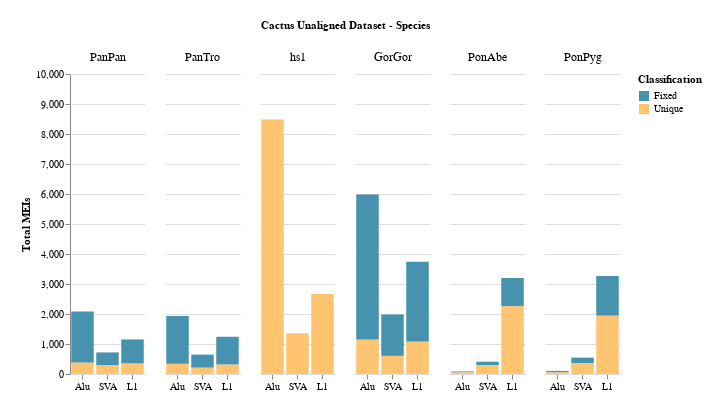

Here is the notebook cell this chart was saved with:
### Code cell
alt.Chart(tempDF2).mark_bar().encode(

    # tell Altair which field to group columns on
    x=alt.X('Element:N', title=None, sort=sorter2, axis=alt.Axis(labelAngle=0)),

    # tell Altair which field to use as Y values and how to calculate
    y=alt.Y('sum(Count):Q',
        axis=alt.Axis(
            grid=True,
            title='Total MEIs', titleFont='Arial')).scale(domain=(0, 10000)),

    # tell Altair which field to use to use as the set of columns to be  represented in each group
    column=alt.Column('Species:N',title='Cactus Unaligned Dataset - Species', sort=sorter),

    # tell Altair which field to use for color segmentation 
    color=alt.Color('Classification:N',
            scale=alt.Scale(
                # make it look pretty with an enjoyable color pallet
                range=['#4793AF', '#FFC470'],
            ),
        ))\
    .configure_view(
        # remove grid lines around column clusters
        strokeOpacity=0  
    
    
    ).properties(
    padding={"left": 20, "top": 20, "right": 20, "bottom": 20}
).properties(width=75, height=300).configure_header(
    # Configure header options
    labelFontSize=12  # Adjust the font size for column title
)

### Figure 1 — Vega-Lite specification as saved in the notebook (floating-point values rounded to 4 significant figures)
{"config": {"view": {"continuousWidth": 300, "continuousHeight": 300, "strokeOpacity": 0}, "header": {"labelFontSize": 12}}, "data": {"name": "data-ec1d9dc7766b7a7505f9f4a746a139df"}, "mark": {"type": "bar"}, "encoding": {"color": {"field": "Classification", "scale": {"range": ["#4793AF", "#FFC470"]}, "type": "nominal"}, "column": {"field": "Species", "sort": ["PanPan", "PanTro", "hs1", "GorGor", "PonAbe", "PonPyg", "SymSyn"], "title": "Cactus Unaligned Dataset - Species", "type": "nominal"}, "x": {"axis": {"labelAngle": 0}, "field": "Element", "sort": ["Alu", "SVA", "L1"], "title": null, "type": "nominal"}, "y": {"aggregate": "sum", "axis": {"grid": true, "title": "Total MEIs", "titleFont": "Arial"}, "field": "Count", "scale": {"domain": [0, 10000]}, "type": "quantitative"}}, "height": 300, "padding": {"left": 20, "top": 20, "right": 20, "bottom": 20}, "width": 75, "$schema": "https://vega.github.io/schema/vega-lite/v5.17.0.json", "datasets": {"data-ec1d9dc7766b7a7505f9f4a746a139df": [{"Species": "PanPan", "Element": "SVA", "Count": 433, "Classification": "Fixed", "Reference": "Cactus"}, {"Species": "PanPan", "Element": "SVA", "Count": 286, "Classification": "Unique", "Reference": "Cactus"}, {"Species": "PanPan", "Element": "L1", "Count": 804, "Classification": "Fixed", "Reference": "Cactus"}, {"Species": "PanPan", "Element": "L1", "Count": 347, "Classification": "Unique", "Reference": "Cactus"}, {"Species": "PanPan", "Element": "Alu", "Count": 1708, "Classification": "Fixed", "Reference": "Cactus"}, {"Species": "PanPan", "Element": "Alu", "Count": 379, "Classification": "Unique", "Reference": "Cactus"}, {"Species": "PanTro", "Element": "SVA", "Count": 212, "Classification": "Unique", "Reference": "Cactus"}, {"Species": "PanTro", "Element": "SVA", "Count": 434, "Classification": "Fixed", "Reference": "Cactus"}, {"Species": "PanTro", "Element": "Alu", "Count": 345, "Classification": "Unique", "Reference": "Cactus"}, {"Species": "PanTro", "Element": "Alu", "Count": 1586, "Classification": "Fixed", "Reference": "Cactus"}, {"Species": "PanTro", "Element": "L1", "Count": 319, "Classification": "Unique", "Reference": "Cactus"}, {"Species": "PanTro", "Element": "L1", "Count": 922, "Classification": "Fixed", "Reference": "Cactus"}, {"Species": "hs1", "Element": "SVA", "Count": 1358, "Classification": "Unique", "Reference": "Cactus"}, {"Species": "hs1", "Element": "Alu", "Count": 8481, "Classification": "Unique", "Reference": "Cactus"}, {"Species": "hs1", "Element": "Alu", "Count": 0, "Classification": "Fixed", "Reference": "Cactus"}, {"Species": "hs1", "Element": "L1", "Count": 2664, "Classification": "Unique", "Reference": "Cactus"}, {"Species": "hs1", "Element": "L1", "Count": 0, "Classification": "Fixed", "Reference": "Cactus"}, {"Species": "hs1", "Element": "SVA", "Count": 0, "Classification": "Fixed", "Reference": "Cactus"}, {"Species": "GorGor", "Element": "SVA", "Count": 605, "Classification": "Unique", "Reference": "Cactus"}, {"Species": "GorGor", "Element": "L1", "Count": 2667, "Classification": "Fixed", "Reference": "Cactus"}, {"Species": "GorGor", "Element": "L1", "Count": 1076, "Classification": "Unique", "Reference": "Cactus"}, {"Species": "GorGor", "Element": "Alu", "Count": 4841, "Classification": "Fixed", "Reference": "Cactus"}, {"Species": "GorGor", "Element": "Alu", "Count": 1145, "Classification": "Unique", "Reference": "Cactus"}, {"Species": "GorGor", "Element": "SVA", "Count": 1378, "Classification": "Fixed", "Reference": "Cactus"}, {"Species": "PonAbe", "Element": "SVA", "Count": 113, "Classification": "Fixed", "Reference": "Cactus"}, {"Species": "PonAbe", "Element": "L1", "Count": 942, "Classification": "Fixed", "Reference": "Cactus"}, {"Species": "PonAbe", "Element": "L1", "Count": 2259, "Classification": "Unique", "Reference": "Cactus"}, {"Species": "PonAbe", "Element": "Alu", "Count": 33, "Classification": "Fixed", "Reference": "Cactus"}, {"Species": "PonAbe", "Element": "Alu", "Count": 53, "Classification": "Unique", "Reference": "Cactus"}, {"Species": "PonAbe", "Element": "SVA", "Count": 297, "Classification": "Unique", "Reference": "Cactus"}, {"Species": "PonPyg", "Element": "SVA", "Count": 190, "Classification": "Fixed", "Reference": "Cactus"}, {"Species": "PonPyg", "Element": "SVA", "Count": 356, "Classification": "Unique", "Reference": "Cactus"}, {"Species": "PonPyg", "Element": "L1", "Count": 1325, "Classification": "Fixed", "Reference": "Cactus"}, {"Species": "PonPyg", "Element": "L1", "Count": 1941, "Classification": "Unique", "Reference": "Cactus"}, {"Species": "PonPyg", "Element": "Alu", "Count": 49, "Classification": "Fixed", "Reference": "Cactus"}, {"Species": "PonPyg", "Element": "Alu", "Count": 55, "Classification": "Unique", "Reference": "Cactus"}]}}
